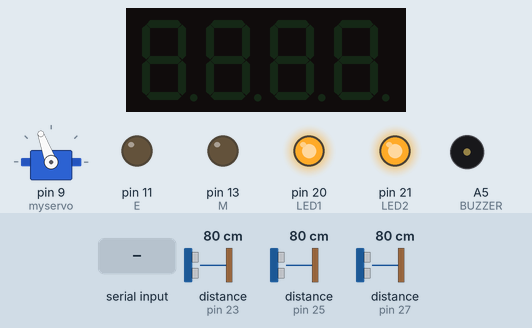
A sketch run on a simulated Arduino Mega 2560, built with avr-gcc and run on an emulated ATmega2560. Shown: servo, 4-digit seven-segment display, output pins drawn as LEDs (lit = HIGH), buzzer (waves = sounding, pin HIGH). Wiring (inferred from the names in the program): 3 × ultrasonic range finder: trigger pin 22, echo pin 23 / trigger pin 24, echo pin 25 / trigger pin 26, echo pin 27. The test bench sets the inputs (shaded band); at power-on: distance to the obstacle (sensors on pin 23, pin 25, pin 27) 80 cm. The echo pulse lasts 58.3 µs per cm; pins used as bus, display or sensor lines are not drawn.

Above: at 1.2 s.
1.3 s: "90,45\n" received over Serial
At 2.6 s:
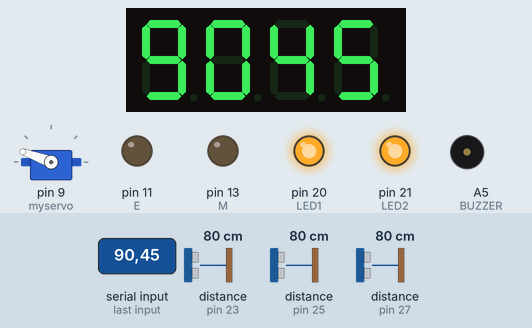
2.9 s: "30,150\n" received over Serial
At 3.4 s:
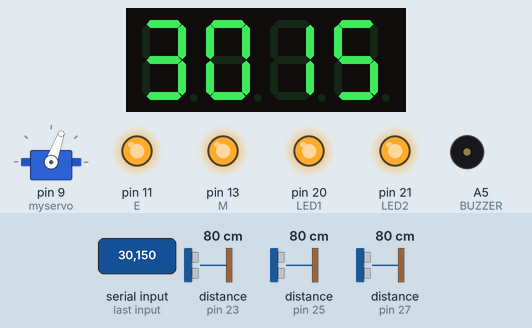
4.5 s: distance to the obstacle (sensor on pin 23) set to 20 cm
6.0 s: distance to the obstacle (sensor on pin 23) set to 15 cm
At 7.2 s:
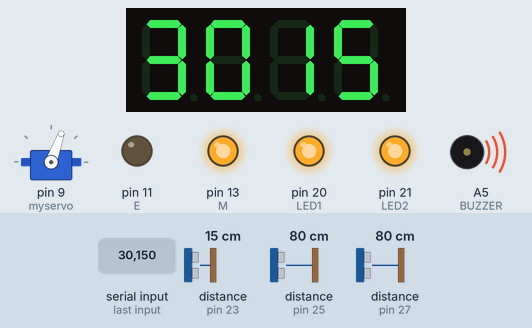
7.5 s: distance to the obstacle (sensor on pin 23) set to 18 cm
At 8.6 s:
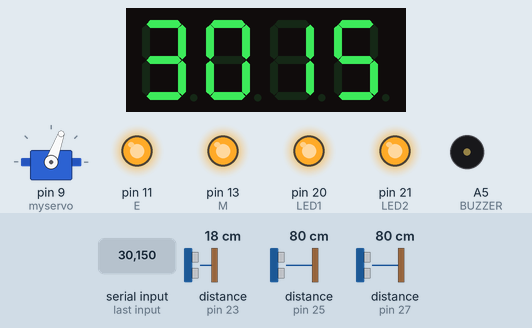
9.0 s: "1\n" received over Serial
At 11.3 s:
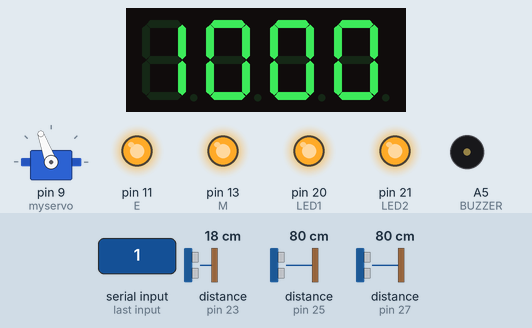
Timing chart, 0 to 12.8 s (numbered marks = the images above; inputs shaded):
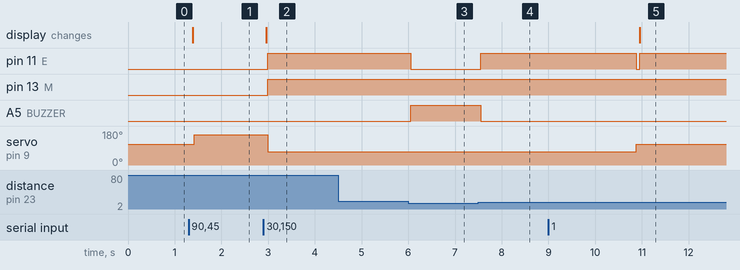

The sketch:

main.ino
```cpp
// Include lib
#include <TM1637Display.h>
#include <Servo.h>
Servo myservo;

// Debuging functions
#define DEBUG_ARRAY(a) {for (int index = 0; index < sizeof(a) / sizeof(a[0]); index++)   {Serial.print(a[index]); Serial.print('\t');} Serial.println();};
#define DEBUG_COMMAND(a, index) {display.showNumberDec(a, false, 1, index);};

// Declared some variables
String command = "";
const int dataLength = 5;
int data[dataLength];
int motor, tunnel, park, intersection, steering;

// Motor pins
#define E 11
#define M 13

// Steering pins
#define RR 70
#define R 90
#define C 110
#define L 130
#define LL 160

// UltraSonic Pins
#define TRIG_L 22
#define ECHO_L 23
#define TRIG_C 24
#define ECHO_C 25
#define TRIG_R 26
#define ECHO_R 27
#define TRIG_P_R 28
#define ECHO_P_R 29
#define TRIG_P_L 30
#define ECHO_P_L 31

// Seven segment pins
#define CLK 3
#define DIO 2

// LED pins
#define LED1 20
#define LED2 21

// BUZZER
#define BUZZER A5

// Create a display object of type TM1637Display
TM1637Display display = TM1637Display(CLK, DIO);

// Setup
void setup() {

  // Serial config
  Serial.begin(9600);
  Serial.setTimeout(5);

  // Motor
  pinMode(M, OUTPUT);
  pinMode(E, OUTPUT);

  // Servo
  myservo.attach(9);
  myservo.write(C);

  // UltraSonic
  pinMode(TRIG_L, OUTPUT);
  pinMode(ECHO_L, INPUT);
  pinMode(TRIG_C, OUTPUT);
  pinMode(ECHO_C, INPUT);
  pinMode(TRIG_R, OUTPUT);
  pinMode(ECHO_R, INPUT);
  pinMode(TRIG_P_R, OUTPUT);
  pinMode(ECHO_P_R, INPUT);
  pinMode(TRIG_P_L, OUTPUT);
  pinMode(ECHO_P_L, INPUT);

  // LEDs
  pinMode(LED1, OUTPUT);
  pinMode(LED2, OUTPUT);
  digitalWrite(LED1, HIGH);
  digitalWrite(LED2, HIGH);

  // Buzzer
  pinMode(BUZZER, OUTPUT);

  // 7-segment (0=dimmest 7=brightest)
  display.setBrightness(5);
  display.clear();
}

void loop() {

  // Get start time
  unsigned long start = millis(); // ==================================================

  // Check for obstacle
  if (obstacle()) {
    motion_func(2, steering);
  }

  // Check serial
  else if (Serial.available()) {
    // Read serial and split them
    command = Serial.readStringUntil('\n');
    for (int i = 0; i < dataLength ; i++) {
      data[i] = command.substring(i, i + 1).toInt();
    }

    // DEBUG_ARRAY(data);

    // Split data to {motor},{tunnel},{park},{intersection},{steering}
    motor = data[0];
    tunnel = data[1];
    park = data[2];
    intersection = data[3];
    steering = data[4];

    // Show command
    DEBUG_COMMAND(motor, 0);
    DEBUG_COMMAND(park, 1);
    DEBUG_COMMAND(intersection, 2);
    DEBUG_COMMAND(steering, 3);

    // Execute the commands
    if (tunnel != 0) lights_fun(tunnel);
    else if (intersection != 0) intersection_fun(intersection);
    else if (park != 0) parking_fun(park);
    else if ((motor != 0) || (steering != 0)) motion_func(motor, steering);

    // Clean serial
    Serial.flush();
  }

  else motion_func(motor, steering);

  // Get end time and show delay
  unsigned long end = millis(); // ==================================================
  int delay = end - start;
  // display.showNumberDec(delay);
}


// ========================================= //
// ==============  Functions  ============== //
// ========================================= //

bool obstacle() {

  // Left corner module
  digitalWrite(TRIG_L, LOW);
  delayMicroseconds(2);
  digitalWrite(TRIG_L,  HIGH);
  delayMicroseconds(10);
  digitalWrite(TRIG_L, LOW);
  const unsigned long duration_L = pulseIn(ECHO_L, HIGH);

  delay(10);

  // Center module
  digitalWrite(TRIG_C, LOW);
  delayMicroseconds(2);
  digitalWrite(TRIG_C,  HIGH);
  delayMicroseconds(10);
  digitalWrite(TRIG_C, LOW);
  const unsigned long duration_C = pulseIn(ECHO_C, HIGH);

  delay(10);

  // Right corner module
  digitalWrite(TRIG_R, LOW);
  delayMicroseconds(2);
  digitalWrite(TRIG_R,  HIGH);
  delayMicroseconds(10);
  digitalWrite(TRIG_R, LOW);
  const unsigned long duration_R = pulseIn(ECHO_R, HIGH);

  // STOP
  if (duration_L < 1000 || duration_C < 1000 || duration_R < 1000) {
    digitalWrite(BUZZER, HIGH);
    return true;
  }

  // CONTINUE
  else {
    digitalWrite(BUZZER, LOW);
    return false;
  }
}


void lights_fun(int command) {

  switch (command) {

    case 1: // lighs ON
      digitalWrite(LED1, LOW);
      digitalWrite(LED2, LOW);
      break;

    case 2: // lights OFF
      digitalWrite(LED1, HIGH);
      digitalWrite(LED2, HIGH);
      break;
  }
}


void parking_fun(int command) {


    // right side
    if (command == 1) {

      // check parking available
      digitalWrite(TRIG_P_R, LOW);
      delayMicroseconds(2);
      digitalWrite(TRIG_P_R,  HIGH);
      delayMicroseconds(10);
      digitalWrite(TRIG_P_R, LOW);
      const unsigned long duration_P_R = pulseIn(ECHO_P_R, HIGH);

      if (duration_P_R > 2000) {

        // Beep 2 times
        beep(200);  delay(100);
        beep(200);

        // park on the right side
        motion_func(1, 3); delay(7000);
        motion_func(3, 1); delay(6000);
        motion_func(3, 5); delay(5500);
        motion_func(1, 1); delay(1500);
        motion_func(2, 3);

        // wait for 10 seconds
        for (int i=0; i<10; i++) {
          beep(200); delay(800);
        }

        // get out of parking lot
        motion_func(3, 3); delay(1500);
        motion_func(1, 5); delay(5000);
        motion_func(1, 1); delay(5500);
        motion_func(2, 3);
      }

      else {
        beep(200);
      }
    }

    // left side
    else if (command == 2) {

      // check parking available
      digitalWrite(TRIG_P_L, LOW);
      delayMicroseconds(2);
      digitalWrite(TRIG_P_L,  HIGH);
      delayMicroseconds(10);
      digitalWrite(TRIG_P_L, LOW);
      const unsigned long duration_P_L = pulseIn(ECHO_P_L, HIGH);

      if (duration_P_L > 3500) {

        // Beep 2 times
        beep(200);  delay(100);
        beep(200);

        // park on the left side
        motion_func(1, 3); delay(9000);
        motion_func(3, 5); delay(10500);
        motion_func(3, 3); delay(5500);
        motion_func(2, 3);

        // wait for 10 seconds
        for (int i=0; i<10; i++) {
          beep(200);  delay(800);
        }

        // get out of parking lot
        motion_func(1, 3); delay(3000);
        motion_func(1, 4); delay(4500);
        motion_func(1, 5); delay(5000);
        motion_func(2, 3);
      }

      else {
        beep(200);
      }


    }

}


void intersection_fun(int command) {

  switch (command) {

    case 1: // turn Right

      for (int i = 0; i < 150; i++) {

        if (obstacle()) {
          motion_func(2, 1);
          i -= 1;
        }
        else {
          motion_func(1, 1);
        }
        delay(10);
      }
      motion_func(2, 3);
      Serial.flush();
      break;

    case 2: // center
      motion_func(1, 3);
      delay(10000);
      motion_func(2, 3);
      Serial.flush();
      break;

    case 3: // turn Left

      motion_func(1, 3);  delay(1000);

      for (int i = 0; i < 130; i++) {
        if (obstacle()) {
          motion_func(2, 4);
          i -= 1;
        }
        else {
          motion_func(1, 4);
        }
        delay(10);
      }

      for (int i = 0; i < 70; i++) {
        if (obstacle()) {
          motion_func(2, 5);
          i -= 1;
        }
        else {
          motion_func(1, 5);
        }
        delay(10);
      }
      motion_func(2, 3);
      Serial.flush();
      break;
  }
}


void motion_func(int motor_command, int steering_command) {
  // Execute motor command
  switch (motor_command) {
    case 1: // forward
      digitalWrite(M, HIGH);
      digitalWrite(E, HIGH);
      break;
    case 2: // stop
      digitalWrite(M, HIGH);
      digitalWrite(E, LOW);
      break;
    case 3: // backward
      digitalWrite(M, LOW);
      digitalWrite(E, HIGH);
      break;
  }

  // Execute steering command
  switch (steering_command) {
    case 1: // RR
      myservo.write(RR);
      break;
    case 2: // R
      myservo.write(R);
      break;
    case 3: // C
      myservo.write(C);
      break;
    case 4: // L
      myservo.write(L);
      break;
    case 5: // LL
      myservo.write(LL);
      break;
  }
}

// ========================================= //
// ========================================= //

void beep(int msec) {
  digitalWrite(BUZZER, HIGH);
  delay(msec);
  digitalWrite(BUZZER, LOW);
}
```

Measured:
- the behaviour switches between 18 and 17 cm on distance to the obstacle (sensor on pin 23) (found by bisection; images 2 and 3)
- after the input at 1.3 s, servo on pin 9 (myservo): 110° → 160° after 0.12 s; the display: changes after 0.08 s (image 1)
- after the input at 2.9 s, pin 11 (E), pin 13 (M): LOW → HIGH after 0.10 s; servo on pin 9 (myservo): 160° → 70° after 0.10 s; the display: changes after 0.06 s (image 2)
- after the input at 4.5 s, every drawn part: stays the same
- after the input at 6.0 s, pin 11 (E): HIGH → LOW after 0.05 s; A5 (BUZZER): LOW → HIGH after 0.05 s
- after the input at 7.5 s, pin 11 (E): LOW → HIGH after 0.06 s; A5 (BUZZER): HIGH → LOW after 0.06 s
- after the input at 9.0 s, pin 13 (M): stays HIGH (without the input it goes to LOW after 1.9 s); servo on pin 9 (myservo): goes on until 10.9 s, then stays 110°; the display: changes after 2.0 s (image 5)
